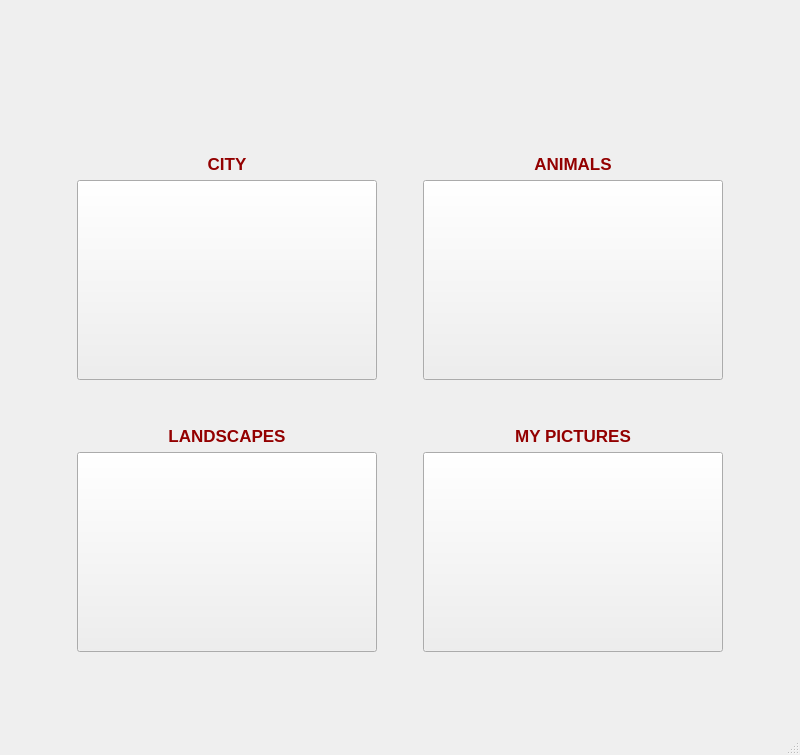
<?xml version="1.0" encoding="UTF-8"?>
<ui version="4.0">
 <class>MainWindow</class>
 <widget class="QMainWindow" name="MainWindow">
  <property name="windowModality">
   <enum>Qt::WindowModal</enum>
  </property>
  <property name="geometry">
   <rect>
    <x>0</x>
    <y>0</y>
    <width>800</width>
    <height>755</height>
   </rect>
  </property>
  <property name="windowTitle">
   <string>MainWindow</string>
  </property>
  <property name="toolTip">
   <string>&lt;html&gt;&lt;head/&gt;&lt;body&gt;&lt;p&gt;&lt;img src=&quot;:/newPrefix/images/background_image.jpg&quot;/&gt;&lt;/p&gt;&lt;/body&gt;&lt;/html&gt;</string>
  </property>
  <property name="layoutDirection">
   <enum>Qt::LeftToRight</enum>
  </property>
  <property name="styleSheet">
   <string notr="true">background-image: url(:/newPrefix/images/background_image.jpg);</string>
  </property>
  <widget class="QWidget" name="centralwidget">
   <layout class="QGridLayout" name="gridLayout_2">
    <item row="2" column="0">
     <spacer name="horizontalSpacer">
      <property name="orientation">
       <enum>Qt::Horizontal</enum>
      </property>
      <property name="sizeHint" stdset="0">
       <size>
        <width>40</width>
        <height>20</height>
       </size>
      </property>
     </spacer>
    </item>
    <item row="1" column="1">
     <spacer name="verticalSpacer_3">
      <property name="orientation">
       <enum>Qt::Vertical</enum>
      </property>
      <property name="sizeHint" stdset="0">
       <size>
        <width>20</width>
        <height>40</height>
       </size>
      </property>
     </spacer>
    </item>
    <item row="3" column="1">
     <spacer name="verticalSpacer_2">
      <property name="orientation">
       <enum>Qt::Vertical</enum>
      </property>
      <property name="sizeHint" stdset="0">
       <size>
        <width>20</width>
        <height>40</height>
       </size>
      </property>
     </spacer>
    </item>
    <item row="2" column="1">
     <layout class="QGridLayout" name="gridLayout">
      <item row="1" column="1">
       <spacer name="horizontalSpacer_3">
        <property name="orientation">
         <enum>Qt::Horizontal</enum>
        </property>
        <property name="sizeHint" stdset="0">
         <size>
          <width>40</width>
          <height>20</height>
         </size>
        </property>
       </spacer>
      </item>
      <item row="2" column="2">
       <spacer name="verticalSpacer_5">
        <property name="orientation">
         <enum>Qt::Vertical</enum>
        </property>
        <property name="sizeHint" stdset="0">
         <size>
          <width>20</width>
          <height>40</height>
         </size>
        </property>
       </spacer>
      </item>
      <item row="4" column="1">
       <spacer name="horizontalSpacer_4">
        <property name="orientation">
         <enum>Qt::Horizontal</enum>
        </property>
        <property name="sizeHint" stdset="0">
         <size>
          <width>40</width>
          <height>20</height>
         </size>
        </property>
       </spacer>
      </item>
      <item row="2" column="0">
       <spacer name="verticalSpacer_4">
        <property name="orientation">
         <enum>Qt::Vertical</enum>
        </property>
        <property name="sizeHint" stdset="0">
         <size>
          <width>20</width>
          <height>40</height>
         </size>
        </property>
       </spacer>
      </item>
      <item row="1" column="0">
       <widget class="QPushButton" name="pushButton_1">
        <property name="minimumSize">
         <size>
          <width>300</width>
          <height>200</height>
         </size>
        </property>
        <property name="text">
         <string/>
        </property>
       </widget>
      </item>
      <item row="1" column="2">
       <widget class="QPushButton" name="pushButton_2">
        <property name="minimumSize">
         <size>
          <width>300</width>
          <height>200</height>
         </size>
        </property>
        <property name="text">
         <string/>
        </property>
       </widget>
      </item>
      <item row="4" column="0">
       <widget class="QPushButton" name="pushButton_3">
        <property name="minimumSize">
         <size>
          <width>300</width>
          <height>200</height>
         </size>
        </property>
        <property name="text">
         <string/>
        </property>
       </widget>
      </item>
      <item row="0" column="0">
       <widget class="QLabel" name="label_1">
        <property name="font">
         <font>
          <pointsize>13</pointsize>
          <weight>75</weight>
          <italic>false</italic>
          <bold>true</bold>
         </font>
        </property>
        <property name="styleSheet">
         <string notr="true">color: rgb(147, 0, 0);</string>
        </property>
        <property name="text">
         <string>CITY</string>
        </property>
        <property name="alignment">
         <set>Qt::AlignCenter</set>
        </property>
       </widget>
      </item>
      <item row="4" column="2">
       <widget class="QPushButton" name="pushButton_4">
        <property name="minimumSize">
         <size>
          <width>300</width>
          <height>200</height>
         </size>
        </property>
        <property name="text">
         <string/>
        </property>
       </widget>
      </item>
      <item row="3" column="0">
       <widget class="QLabel" name="label_3">
        <property name="font">
         <font>
          <family>MS Shell Dlg 2</family>
          <pointsize>13</pointsize>
          <weight>75</weight>
          <bold>true</bold>
         </font>
        </property>
        <property name="styleSheet">
         <string notr="true">color: rgb(147, 0, 0);</string>
        </property>
        <property name="text">
         <string>LANDSCAPES</string>
        </property>
        <property name="alignment">
         <set>Qt::AlignCenter</set>
        </property>
       </widget>
      </item>
      <item row="3" column="2">
       <widget class="QLabel" name="label_4">
        <property name="font">
         <font>
          <pointsize>13</pointsize>
          <weight>75</weight>
          <bold>true</bold>
         </font>
        </property>
        <property name="styleSheet">
         <string notr="true">color: rgb(147, 0, 0);</string>
        </property>
        <property name="text">
         <string>MY PICTURES</string>
        </property>
        <property name="alignment">
         <set>Qt::AlignCenter</set>
        </property>
       </widget>
      </item>
      <item row="0" column="2">
       <widget class="QLabel" name="label_2">
        <property name="font">
         <font>
          <pointsize>13</pointsize>
          <weight>75</weight>
          <italic>false</italic>
          <bold>true</bold>
         </font>
        </property>
        <property name="styleSheet">
         <string notr="true">color: rgb(147, 0, 0);</string>
        </property>
        <property name="text">
         <string>ANIMALS</string>
        </property>
        <property name="alignment">
         <set>Qt::AlignCenter</set>
        </property>
       </widget>
      </item>
     </layout>
    </item>
    <item row="0" column="1">
     <spacer name="verticalSpacer">
      <property name="orientation">
       <enum>Qt::Vertical</enum>
      </property>
      <property name="sizeHint" stdset="0">
       <size>
        <width>20</width>
        <height>40</height>
       </size>
      </property>
     </spacer>
    </item>
    <item row="2" column="2">
     <spacer name="horizontalSpacer_2">
      <property name="orientation">
       <enum>Qt::Horizontal</enum>
      </property>
      <property name="sizeHint" stdset="0">
       <size>
        <width>40</width>
        <height>20</height>
       </size>
      </property>
     </spacer>
    </item>
   </layout>
  </widget>
  <widget class="QMenuBar" name="menubar">
   <property name="geometry">
    <rect>
     <x>0</x>
     <y>0</y>
     <width>800</width>
     <height>26</height>
    </rect>
   </property>
  </widget>
  <widget class="QStatusBar" name="statusbar"/>
 </widget>
 <resources>
  <include location="choice_test.qrc"/>
 </resources>
 <connections/>
</ui>
